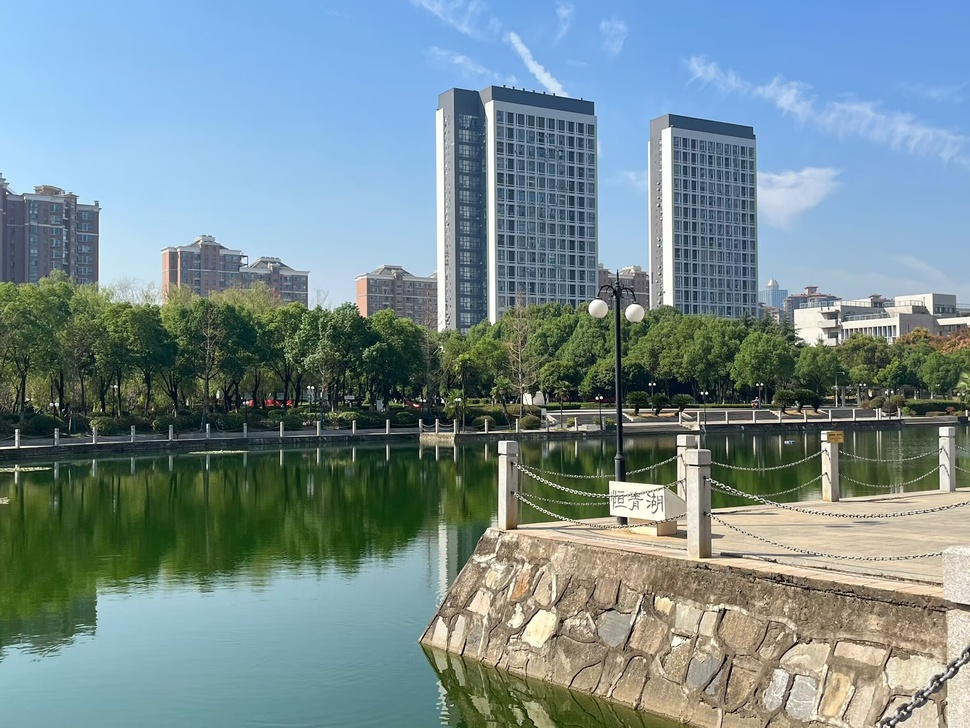
#> input picture 2.jpg, 970 x 728 px, shrunk from 2362 x 1772 before the run
$ python '滤波.py'
#> lines starting #> are read from the running program, lines starting #| are printed output that depends on the picture
import cv2
import numpy as np
import matplotlib.pyplot as plt

# 读取原图像
image = cv2.imread('2.jpg', cv2.IMREAD_GRAYSCALE)
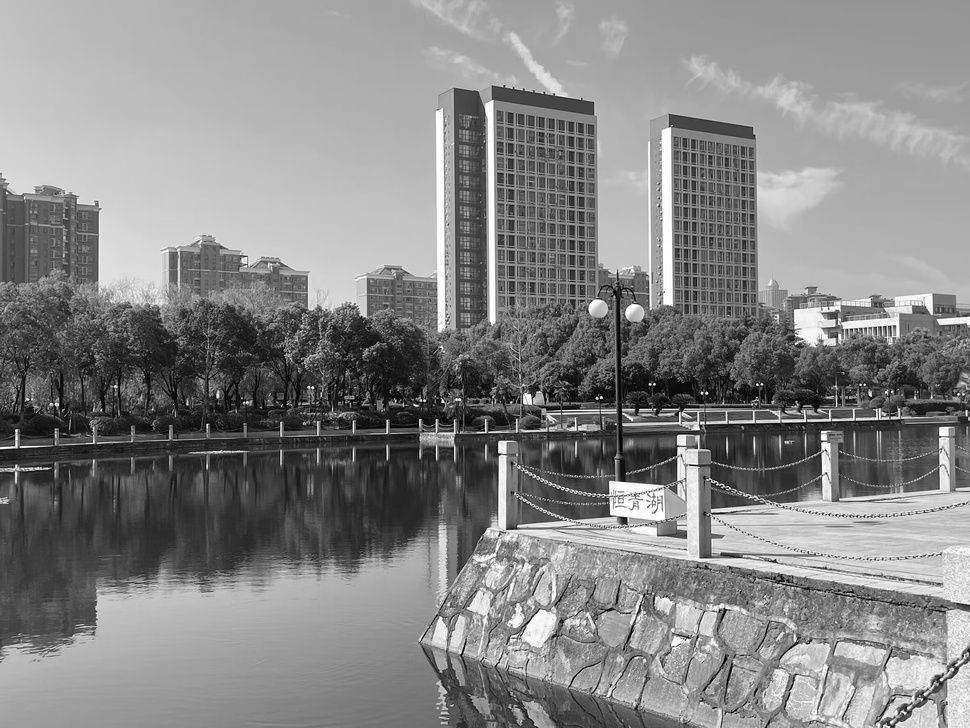
#> image: shape (728, 970); min 0, max 255, mean 134


# 均值滤波器
kernel_size = 5
mean_filtered = cv2.blur(image, (kernel_size, kernel_size))

# 方框滤波器
box_filtered = cv2.boxFilter(image, -1, (kernel_size, kernel_size))

# 高斯滤波器
gaussian_filtered = cv2.GaussianBlur(image, (kernel_size, kernel_size), 0)

# 显示结果
plt.figure(figsize=(12, 8))

plt.subplot(2, 3, 1)
plt.imshow(image, cmap='gray')
plt.title('Original Image')
plt.axis('off')

plt.subplot(2, 3, 2)
plt.imshow(mean_filtered, cmap='gray')
plt.title('Mean Filtered')
plt.axis('off')

plt.subplot(2, 3, 3)
plt.imshow(box_filtered, cmap='gray')
plt.title('Box Filtered')
plt.axis('off')

plt.subplot(2, 3, 4)
plt.imshow(gaussian_filtered, cmap='gray')
plt.title('Gaussian Filtered')
plt.axis('off')

plt.tight_layout()
plt.show()
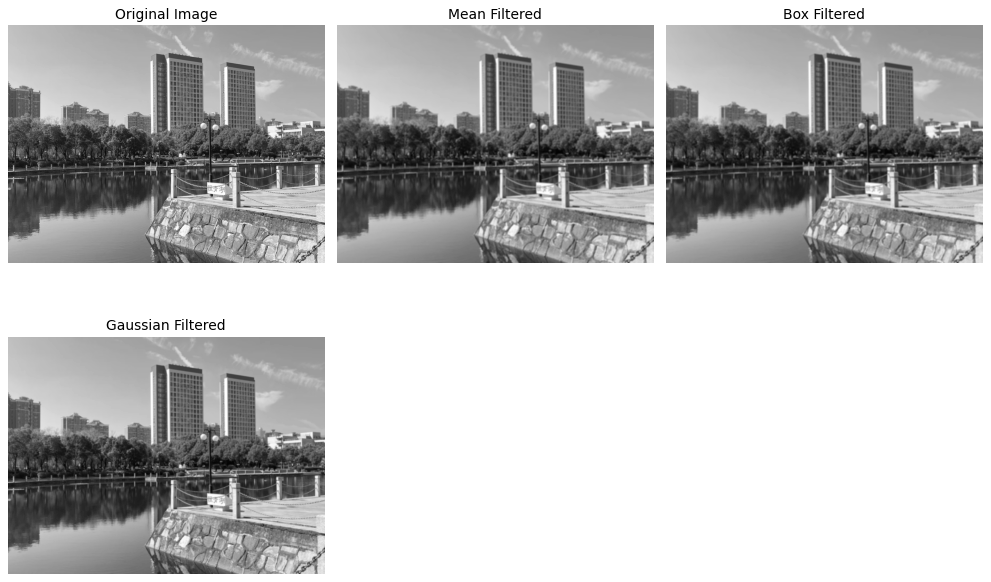
#> figure drawn by matplotlib, 4 panels

$ run again, with 1.jpg copied over 2.jpg
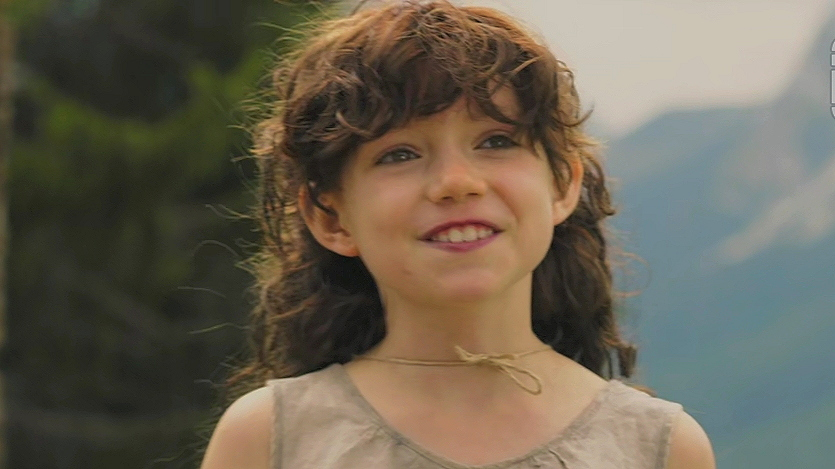
#> input picture 1.jpg, 835 x 469 px
#> `image = cv2.imread('2.jpg', cv2.IMREAD_GRAYSCALE)`:
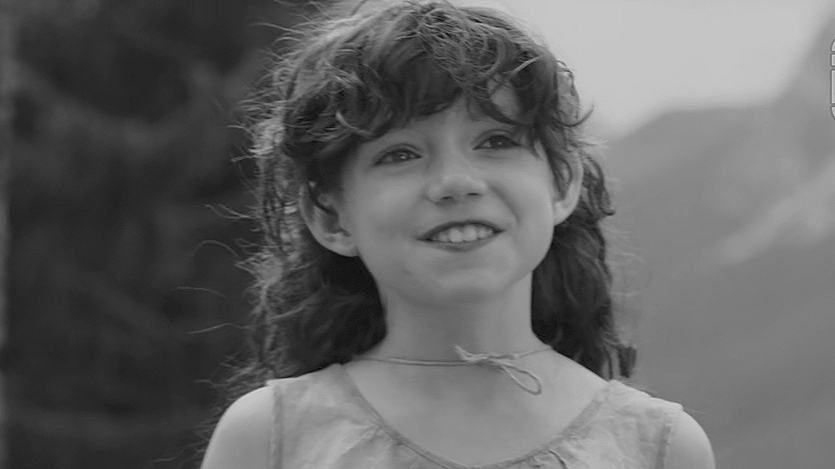
#> image: shape (469, 835); min 5, max 217, mean 99.6
#> `plt.show()`:
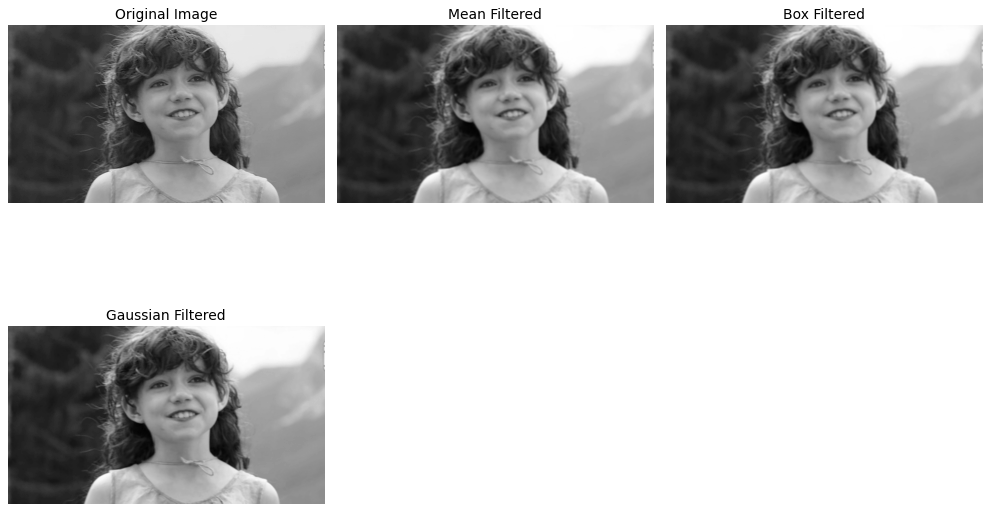
#> figure drawn by matplotlib, 4 panels

$ run again, with 3.png saved as 2.jpg
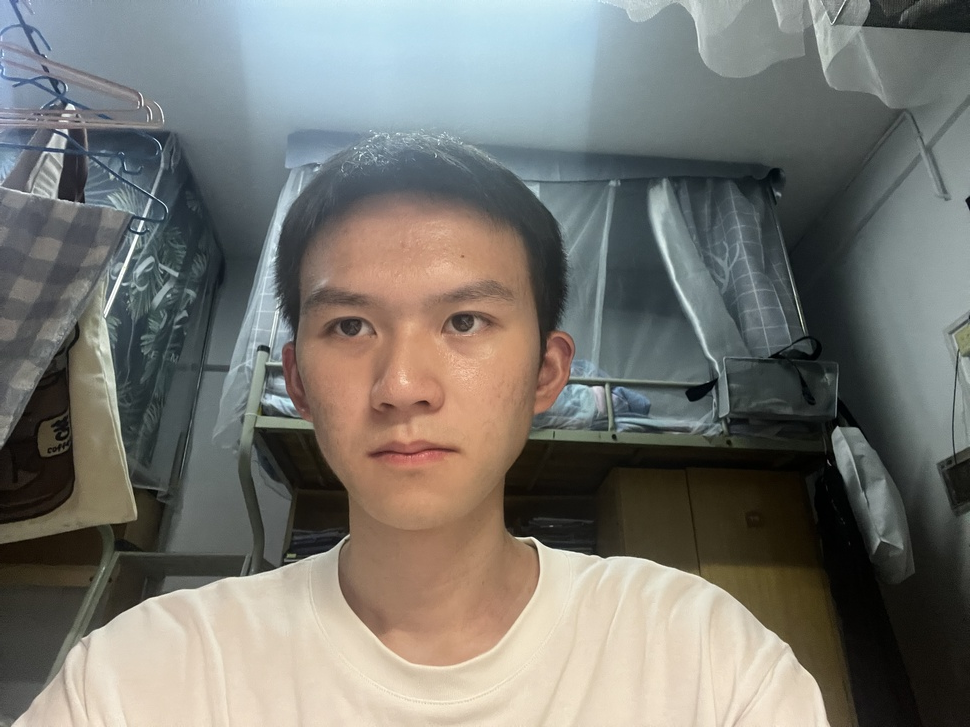
#> input picture 3.png, 970 x 727 px, shrunk from 4032 x 3024 before the run
#> `image = cv2.imread('2.jpg', cv2.IMREAD_GRAYSCALE)`:
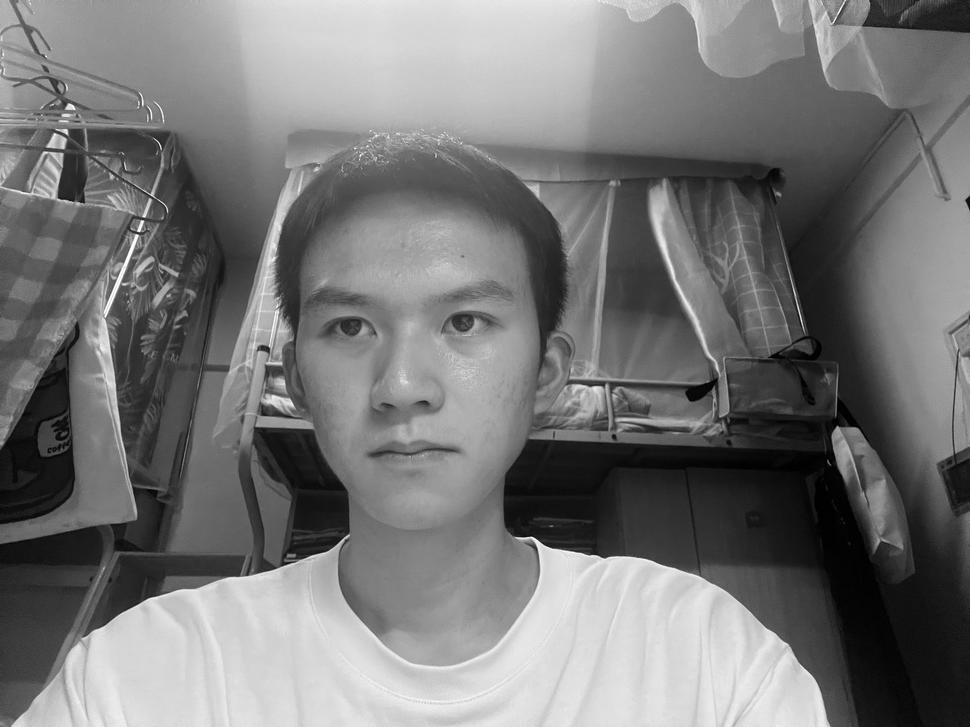
#> image: shape (727, 970); min 0, max 255, mean 118.6
#> `plt.show()`:
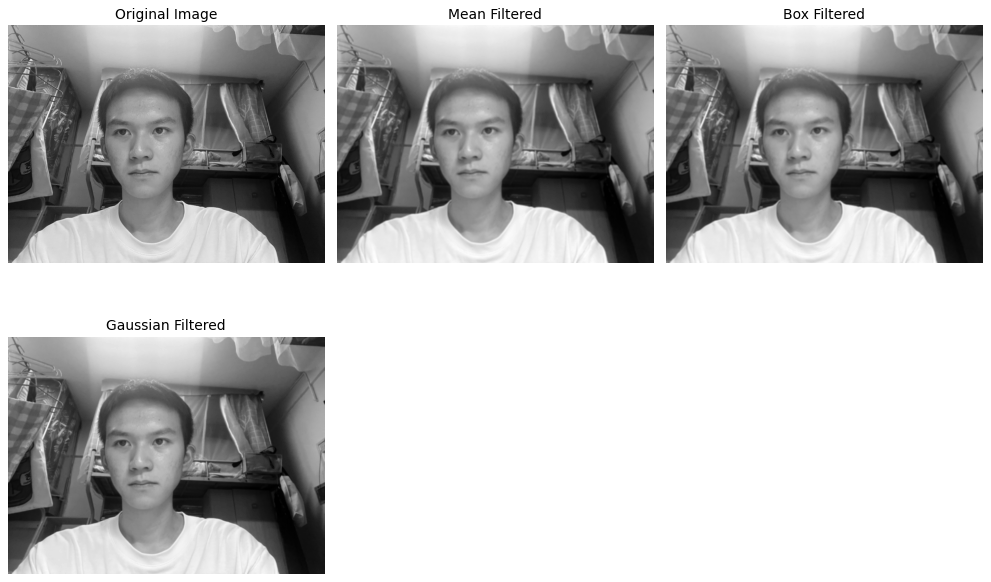
#> figure drawn by matplotlib, 4 panels
